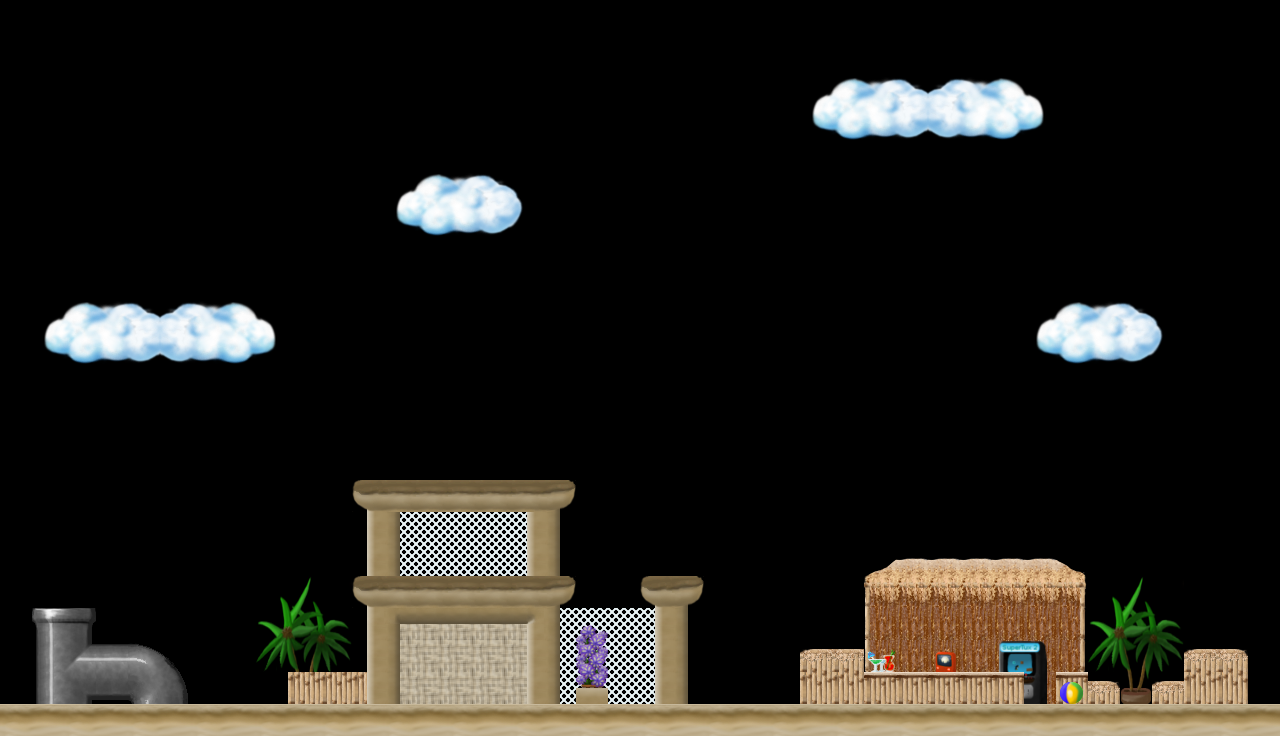

A level layout from a 2D game, rendered from its tile map. Below: a short description, then the map file with its tile-grid data intact:
An orthogonal 40x23 tile map with 32x32 px tiles, 1 tile layer (Tile Layer 1).

<map version="1.2" tiledversion="1.2.0" orientation="orthogonal" renderorder="right-down" width="40" height="23" tilewidth="32" tileheight="32" infinite="0" nextlayerid="2" nextobjectid="1">
 <tileset firstgid="1" source="tilemap.tsx" />
 <layer id="1" name="Tile Layer 1" width="40" height="23">
  <data encoding="csv">
0,0,0,0,0,0,0,0,0,0,0,0,0,0,0,0,0,0,0,0,0,0,0,0,0,0,0,0,0,0,0,0,0,0,0,0,0,0,0,0,
0,0,0,0,0,0,0,0,0,0,0,0,0,0,0,0,0,0,0,0,0,0,0,0,0,0,0,0,0,0,0,0,0,0,0,0,0,0,0,0,
0,0,0,0,0,0,0,0,0,0,0,0,0,0,0,0,0,0,0,0,0,0,0,0,0,1269,1270,1271,1272,1901,1902,1903,1904,0,0,0,0,0,0,0,
0,0,0,0,0,0,0,0,0,0,0,0,0,0,0,0,0,0,0,0,0,0,0,0,0,1333,3342,3343,3344,3345,3346,3347,1968,0,0,0,0,0,0,0,
0,0,0,0,0,0,0,0,0,0,0,0,0,0,0,0,0,0,0,0,0,0,0,0,0,1397,1398,1399,1400,2029,2030,2031,2032,0,0,0,0,0,0,0,
0,0,0,0,0,0,0,0,0,0,0,0,1269,1270,1271,1272,1273,0,0,0,0,0,0,0,0,0,0,0,0,0,0,0,0,0,0,0,0,0,0,0,
0,0,0,0,0,0,0,0,0,0,0,0,1333,3342,3343,3344,1337,0,0,0,0,0,0,0,0,0,0,0,0,0,0,0,0,0,0,0,0,0,0,0,
0,0,0,0,0,0,0,0,0,0,0,0,1397,1398,1399,1400,1401,0,0,0,0,0,2862,2863,2864,0,0,0,0,0,0,0,0,0,0,0,0,0,0,0,
0,0,0,0,0,0,0,0,0,0,0,0,0,0,0,0,0,0,0,0,0,0,3182,3183,3184,0,0,0,0,0,0,0,0,0,0,0,0,0,0,0,
0,1269,1270,1271,1272,1901,1902,1903,1904,0,0,0,0,0,0,0,0,0,0,0,0,0,2990,2991,2992,0,0,0,0,0,0,0,1269,1270,1271,1272,1273,0,0,0,
0,1333,3342,3343,3344,3345,3346,3347,1968,0,0,0,0,0,0,0,0,0,0,0,0,3053,0,3055,3056,0,0,0,0,0,0,0,1333,3342,3343,3344,1337,0,0,0,
0,1397,1398,1399,1400,2029,2030,2031,2032,0,0,0,0,0,0,0,0,0,0,0,3053,0,0,0,0,0,0,0,0,0,0,0,1397,1398,1399,1400,1401,0,0,0,
0,0,0,0,0,0,0,0,0,0,0,0,0,0,0,0,0,0,0,3053,0,0,0,0,0,0,0,0,0,0,0,0,0,0,0,0,0,0,0,0,
0,0,0,0,0,0,0,0,0,0,0,0,0,0,0,0,0,0,3053,0,0,0,0,0,0,2605,0,0,0,0,0,0,0,0,0,0,0,0,0,0,
0,0,0,0,0,0,0,0,0,0,0,0,0,0,0,0,0,3053,0,0,0,0,0,0,0,0,0,0,0,0,0,0,0,0,0,0,0,0,0,0,
0,0,0,0,0,0,0,0,0,0,0,3439,3501,3501,3501,3501,3501,3440,0,0,0,0,0,0,0,0,0,0,0,0,0,0,0,0,0,0,0,0,0,0,
0,0,0,0,0,0,0,0,0,0,0,2155,2156,2157,2157,2157,2158,2153,0,0,0,0,0,0,0,0,0,0,0,0,0,0,0,0,0,0,0,0,0,0,
0,0,0,0,0,0,0,0,0,0,0,2155,2156,2157,2157,2157,2158,2153,0,0,0,0,0,0,0,0,0,2206,2207,2207,2207,2207,2207,2208,0,0,0,0,0,0,
0,0,0,0,0,0,0,0,1943,1944,1945,3439,3501,3501,3501,3501,3501,3440,0,0,3439,3440,0,0,0,0,0,2270,2271,2271,2271,2271,2271,2272,1943,1944,1945,0,0,0,
0,3401,3402,0,0,0,0,0,2007,2008,2009,2155,2209,2210,2210,2210,2211,2156,2212,2157,2158,2153,0,0,0,0,0,2334,2335,2335,2335,2335,2335,2336,2007,2008,2009,0,0,0,
0,3465,3721,3594,3851,3852,0,0,2071,2072,2073,2155,2273,2274,2274,2274,2275,2156,2276,2157,2158,2153,0,0,0,2203,2204,2081,2335,2144,2335,2082,2083,2336,2071,2072,2073,2203,2205,0,
0,3465,3785,3658,3915,3916,0,0,0,2269,2269,2268,2273,2274,2274,2274,2275,2156,2340,2157,2158,2153,0,0,0,2269,2269,2079,2079,2079,2079,2079,2147,2143,2205,2136,2203,2269,2269,0,
3503,3504,3503,3504,3503,3504,3503,3504,3503,3504,3503,3504,3503,3504,3503,3504,3503,3504,3503,3504,3503,3504,3503,3504,3503,3504,3503,3504,3503,3504,3503,3504,3503,3504,3503,3504,3503,3504,3503,3504
</data>
 </layer>
</map>
